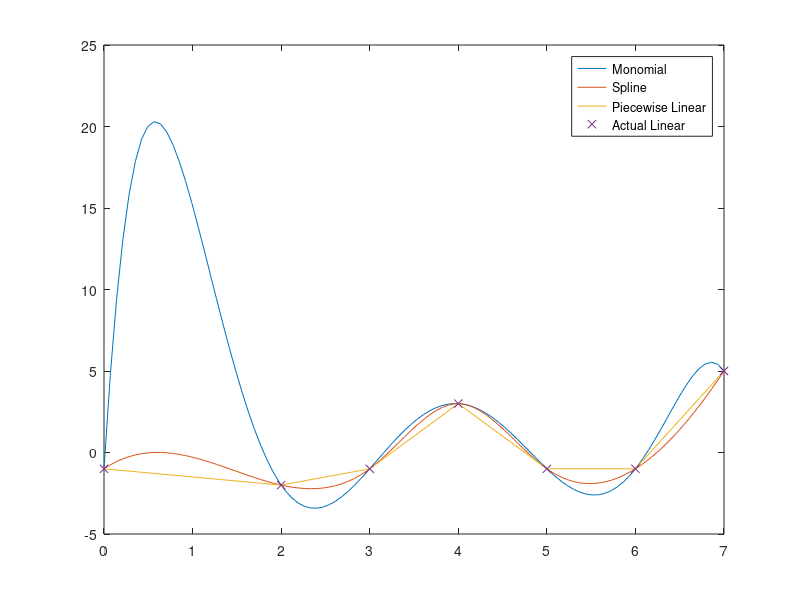

Write MATLAB code to recreate this figure.
%Preston Stringham and River Griffin

%Part (a)
px = [0 2 3 4 5 6 7]
py = [-1 -2 -1 3 -1 -1 5]

n = length(px);

A=zeros(n,n);
for i=1:n
    A(:,i)=px.^(i-1);
end
c=A\py';
c

%Monomial interpolation
pn= @(x) c(1) + c(2)*x + c(3)*x.^2 + c(4)*x.^3 + c(5)*x.^4 + c(6)*x.^5 ...
    + c(7)*x.^6;
xx=linspace(0,7);
yy=pn(xx);

plot(xx, yy, '-')
hold on

%Spline interpolation
PP=spline(px,py);

xx=linspace(0,7);
yy=ppval(PP,xx);

plot(xx, yy, '-')
hold on

%Piecewise linear interpolation
plot(px, py, '-', px, py, 'x')
hold on


%Part (b)

%Condition number
num = cond(A, inf)

%Part (c)

%Monomial interpolation
pn(1)

ppval(PP, 1)

m = (py(2)-py(1))/(px(2)-px(1))

lin = m*1 - 1

legend("Monomial", "Spline", "Piecewise Linear", "Actual Linear", "Points")
%Part (d)
